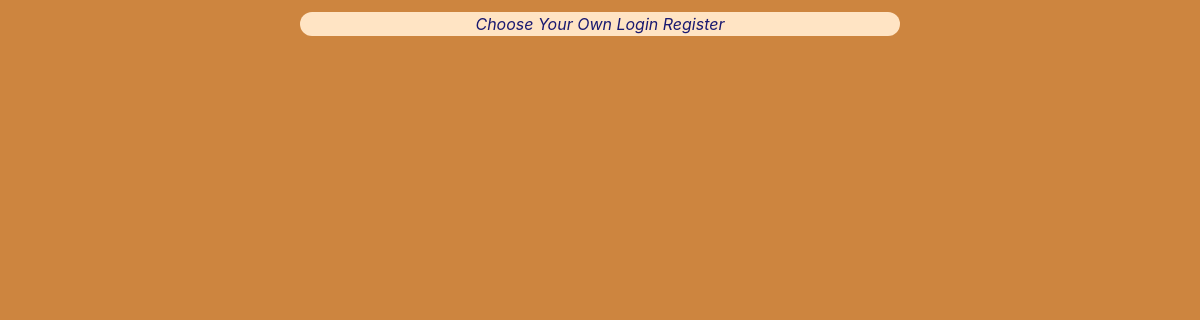
/, run on an earlier commit of the app's database.
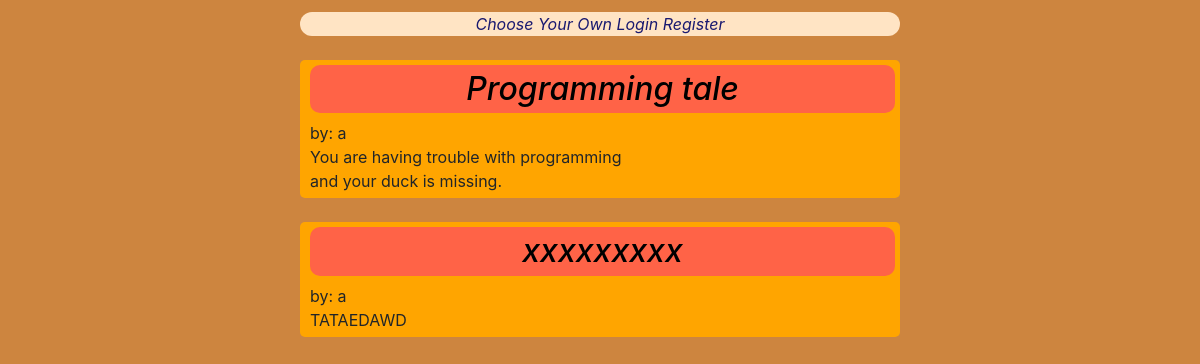
And on a later commit of the database.
### CYO/models.py (models this page shows)
class Adventure(models.Model):
    user = models.ForeignKey("User", on_delete=models.CASCADE, related_name="Creations")
    title = models.CharField(max_length=255)
    description = models.TextField()
    startevent = models.ForeignKey("Event", on_delete=models.CASCADE, null=True, related_name="First_screen")
    endevent = models.ForeignKey("Event", on_delete=models.SET_NULL, null=True, related_name="End_screen")

class User(AbstractUser):
    pass

### CYO/views.py (the view)
# urls.py: path('', views.index_view, name='index'),
def index_view(request):
    if request.method == "GET":
        adventures = Adventure.objects.all()
    return render(request, "CYO/index.html", {
        "adventures": adventures
    })

### CYO/templates/CYO/index.html (shortened to what this page needs)
{% extends 'CYO/layout.html' %}
{% block body %}
    {% for adventure in adventures %}
        <div id=adventure_preview>
            <a href="{% url 'ad_view' adventure.id %}"><h2>{{ adventure.title }}</h2></a> <div id=author>by: {{ adventure.user.username }}</div>
            <div id=adventure_description>{{ adventure.description }}</div>
        </div>
        <br>
    {% endfor %}
{% endblock %}

What changed in the data, as far as the page shows it:
added Adventure: title "Programming tale", user.username "a", description "You are having trouble with programming and your duck is missing."
added Adventure: title "xxxxxxxxx", user.username "a", description "TATAEDAWD"
